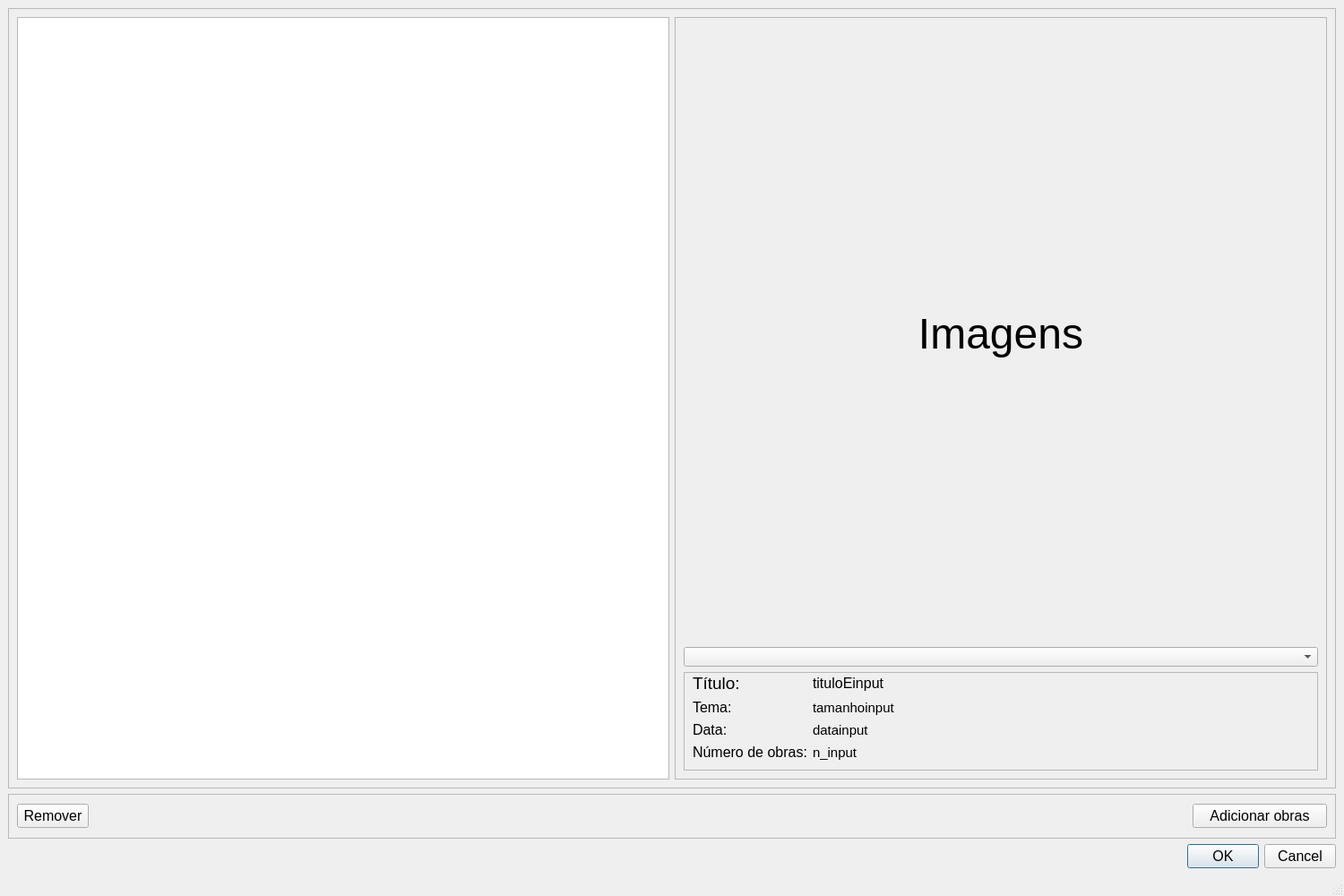
<?xml version="1.0" encoding="UTF-8"?>
<ui version="4.0">
 <class>MainWindow</class>
 <widget class="QMainWindow" name="MainWindow">
  <property name="geometry">
   <rect>
    <x>0</x>
    <y>0</y>
    <width>1500</width>
    <height>1000</height>
   </rect>
  </property>
  <property name="minimumSize">
   <size>
    <width>1500</width>
    <height>1000</height>
   </size>
  </property>
  <property name="sizeIncrement">
   <size>
    <width>0</width>
    <height>1000</height>
   </size>
  </property>
  <property name="windowTitle">
   <string>MainWindow</string>
  </property>
  <widget class="QWidget" name="centralwidget">
   <layout class="QGridLayout" name="gridLayout">
    <item row="2" column="0">
     <widget class="QDialogButtonBox" name="buttonBox_Expo_OP">
      <property name="font">
       <font>
        <pointsize>12</pointsize>
       </font>
      </property>
      <property name="standardButtons">
       <set>QDialogButtonBox::Cancel|QDialogButtonBox::Ok</set>
      </property>
     </widget>
    </item>
    <item row="1" column="0">
     <widget class="QFrame" name="frame_3">
      <property name="sizePolicy">
       <sizepolicy hsizetype="Minimum" vsizetype="Maximum">
        <horstretch>0</horstretch>
        <verstretch>0</verstretch>
       </sizepolicy>
      </property>
      <property name="minimumSize">
       <size>
        <width>0</width>
        <height>50</height>
       </size>
      </property>
      <property name="frameShape">
       <enum>QFrame::StyledPanel</enum>
      </property>
      <property name="frameShadow">
       <enum>QFrame::Raised</enum>
      </property>
      <layout class="QGridLayout" name="gridLayout_4">
       <property name="topMargin">
        <number>9</number>
       </property>
       <property name="bottomMargin">
        <number>9</number>
       </property>
       <item row="0" column="1">
        <spacer name="horizontalSpacer">
         <property name="orientation">
          <enum>Qt::Horizontal</enum>
         </property>
         <property name="sizeType">
          <enum>QSizePolicy::MinimumExpanding</enum>
         </property>
         <property name="sizeHint" stdset="0">
          <size>
           <width>400</width>
           <height>20</height>
          </size>
         </property>
        </spacer>
       </item>
       <item row="0" column="0">
        <widget class="QPushButton" name="RemovefromExpo">
         <property name="font">
          <font>
           <pointsize>12</pointsize>
          </font>
         </property>
         <property name="text">
          <string>Remover</string>
         </property>
        </widget>
       </item>
       <item row="0" column="2">
        <widget class="QPushButton" name="Add_a_expo">
         <property name="sizePolicy">
          <sizepolicy hsizetype="Minimum" vsizetype="Fixed">
           <horstretch>0</horstretch>
           <verstretch>0</verstretch>
          </sizepolicy>
         </property>
         <property name="minimumSize">
          <size>
           <width>150</width>
           <height>0</height>
          </size>
         </property>
         <property name="sizeIncrement">
          <size>
           <width>0</width>
           <height>4</height>
          </size>
         </property>
         <property name="font">
          <font>
           <pointsize>12</pointsize>
          </font>
         </property>
         <property name="layoutDirection">
          <enum>Qt::LeftToRight</enum>
         </property>
         <property name="text">
          <string>Adicionar obras</string>
         </property>
        </widget>
       </item>
      </layout>
     </widget>
    </item>
    <item row="0" column="0">
     <widget class="QFrame" name="frame">
      <property name="sizePolicy">
       <sizepolicy hsizetype="Minimum" vsizetype="Preferred">
        <horstretch>0</horstretch>
        <verstretch>0</verstretch>
       </sizepolicy>
      </property>
      <property name="minimumSize">
       <size>
        <width>600</width>
        <height>800</height>
       </size>
      </property>
      <property name="frameShape">
       <enum>QFrame::StyledPanel</enum>
      </property>
      <property name="frameShadow">
       <enum>QFrame::Raised</enum>
      </property>
      <layout class="QHBoxLayout" name="horizontalLayout">
       <item>
        <widget class="QListWidget" name="Art_expo_list">
         <property name="sizePolicy">
          <sizepolicy hsizetype="Minimum" vsizetype="Minimum">
           <horstretch>0</horstretch>
           <verstretch>0</verstretch>
          </sizepolicy>
         </property>
        </widget>
       </item>
       <item>
        <widget class="QFrame" name="frame_2">
         <property name="sizePolicy">
          <sizepolicy hsizetype="Ignored" vsizetype="Ignored">
           <horstretch>0</horstretch>
           <verstretch>0</verstretch>
          </sizepolicy>
         </property>
         <property name="frameShape">
          <enum>QFrame::StyledPanel</enum>
         </property>
         <property name="frameShadow">
          <enum>QFrame::Raised</enum>
         </property>
         <layout class="QGridLayout" name="gridLayout_3">
          <item row="0" column="0">
           <widget class="QLabel" name="Imagens_expo_selecionadas">
            <property name="sizePolicy">
             <sizepolicy hsizetype="Ignored" vsizetype="Ignored">
              <horstretch>0</horstretch>
              <verstretch>0</verstretch>
             </sizepolicy>
            </property>
            <property name="minimumSize">
             <size>
              <width>0</width>
              <height>0</height>
             </size>
            </property>
            <property name="font">
             <font>
              <pointsize>36</pointsize>
             </font>
            </property>
            <property name="text">
             <string>Imagens</string>
            </property>
            <property name="alignment">
             <set>Qt::AlignCenter</set>
            </property>
           </widget>
          </item>
          <item row="5" column="0">
           <widget class="QFrame" name="Frame_InfoExpoOP">
            <property name="sizePolicy">
             <sizepolicy hsizetype="Ignored" vsizetype="Ignored">
              <horstretch>0</horstretch>
              <verstretch>0</verstretch>
             </sizepolicy>
            </property>
            <property name="minimumSize">
             <size>
              <width>0</width>
              <height>0</height>
             </size>
            </property>
            <property name="maximumSize">
             <size>
              <width>16777215</width>
              <height>110</height>
             </size>
            </property>
            <property name="frameShape">
             <enum>QFrame::StyledPanel</enum>
            </property>
            <property name="frameShadow">
             <enum>QFrame::Raised</enum>
            </property>
            <layout class="QFormLayout" name="formLayout_5">
             <property name="topMargin">
              <number>0</number>
             </property>
             <item row="0" column="0">
              <widget class="QLabel" name="label_31">
               <property name="font">
                <font>
                 <pointsize>14</pointsize>
                </font>
               </property>
               <property name="text">
                <string>Título:</string>
               </property>
              </widget>
             </item>
             <item row="1" column="0">
              <widget class="QLabel" name="label_32">
               <property name="font">
                <font>
                 <pointsize>12</pointsize>
                </font>
               </property>
               <property name="text">
                <string>Tema:</string>
               </property>
              </widget>
             </item>
             <item row="1" column="1">
              <widget class="QLabel" name="label_33">
               <property name="font">
                <font>
                 <pointsize>11</pointsize>
                </font>
               </property>
               <property name="text">
                <string>tamanhoinput</string>
               </property>
              </widget>
             </item>
             <item row="2" column="0">
              <widget class="QLabel" name="label_34">
               <property name="font">
                <font>
                 <pointsize>12</pointsize>
                </font>
               </property>
               <property name="text">
                <string>Data:</string>
               </property>
              </widget>
             </item>
             <item row="2" column="1">
              <widget class="QLabel" name="label_35">
               <property name="font">
                <font>
                 <pointsize>11</pointsize>
                </font>
               </property>
               <property name="text">
                <string>datainput</string>
               </property>
              </widget>
             </item>
             <item row="3" column="0">
              <widget class="QLabel" name="label_36">
               <property name="font">
                <font>
                 <pointsize>12</pointsize>
                </font>
               </property>
               <property name="text">
                <string>Número de obras:</string>
               </property>
              </widget>
             </item>
             <item row="3" column="1">
              <widget class="QLabel" name="label_37">
               <property name="font">
                <font>
                 <pointsize>11</pointsize>
                </font>
               </property>
               <property name="text">
                <string>n_input</string>
               </property>
              </widget>
             </item>
             <item row="0" column="1">
              <widget class="QLabel" name="label_42">
               <property name="font">
                <font>
                 <pointsize>12</pointsize>
                </font>
               </property>
               <property name="text">
                <string>tituloEinput</string>
               </property>
              </widget>
             </item>
            </layout>
           </widget>
          </item>
          <item row="4" column="0">
           <widget class="QComboBox" name="comboBox">
            <property name="sizePolicy">
             <sizepolicy hsizetype="Ignored" vsizetype="Fixed">
              <horstretch>0</horstretch>
              <verstretch>0</verstretch>
             </sizepolicy>
            </property>
           </widget>
          </item>
         </layout>
        </widget>
       </item>
      </layout>
     </widget>
    </item>
   </layout>
  </widget>
  <widget class="QMenuBar" name="menubar">
   <property name="geometry">
    <rect>
     <x>0</x>
     <y>0</y>
     <width>1500</width>
     <height>21</height>
    </rect>
   </property>
  </widget>
  <widget class="QStatusBar" name="statusbar"/>
 </widget>
 <resources/>
 <connections/>
</ui>
